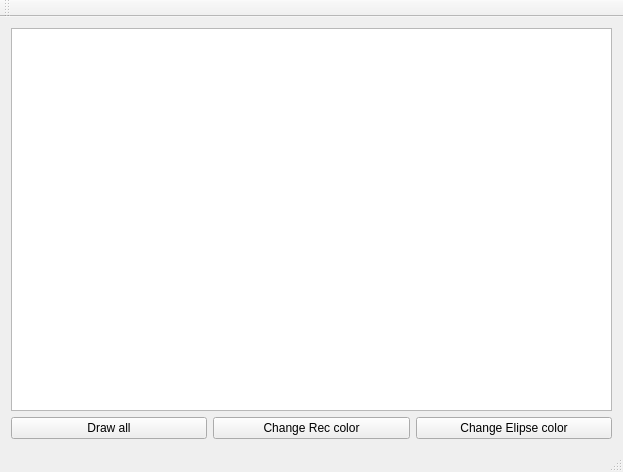
<?xml version="1.0" encoding="UTF-8"?>
<ui version="4.0">
 <class>MainWindow</class>
 <widget class="QMainWindow" name="MainWindow">
  <property name="geometry">
   <rect>
    <x>0</x>
    <y>0</y>
    <width>623</width>
    <height>472</height>
   </rect>
  </property>
  <property name="windowTitle">
   <string>MainWindow</string>
  </property>
  <widget class="QWidget" name="centralWidget">
   <layout class="QVBoxLayout" name="verticalLayout">
    <item>
     <widget class="QGraphicsView" name="graphicsView"/>
    </item>
    <item>
     <layout class="QHBoxLayout" name="horizontalLayout">
      <item>
       <widget class="QPushButton" name="pushButton">
        <property name="text">
         <string>Draw all</string>
        </property>
       </widget>
      </item>
      <item>
       <widget class="QPushButton" name="pushButton_Rec_change">
        <property name="text">
         <string>Change Rec color</string>
        </property>
       </widget>
      </item>
      <item>
       <widget class="QPushButton" name="pushButton_Elips_change">
        <property name="text">
         <string>Change Elipse color</string>
        </property>
       </widget>
      </item>
     </layout>
    </item>
   </layout>
  </widget>
  <widget class="QMenuBar" name="menuBar">
   <property name="geometry">
    <rect>
     <x>0</x>
     <y>0</y>
     <width>623</width>
     <height>21</height>
    </rect>
   </property>
  </widget>
  <widget class="QToolBar" name="mainToolBar">
   <attribute name="toolBarArea">
    <enum>TopToolBarArea</enum>
   </attribute>
   <attribute name="toolBarBreak">
    <bool>false</bool>
   </attribute>
  </widget>
  <widget class="QStatusBar" name="statusBar"/>
 </widget>
 <layoutdefault spacing="6" margin="11"/>
 <resources/>
 <connections/>
</ui>
